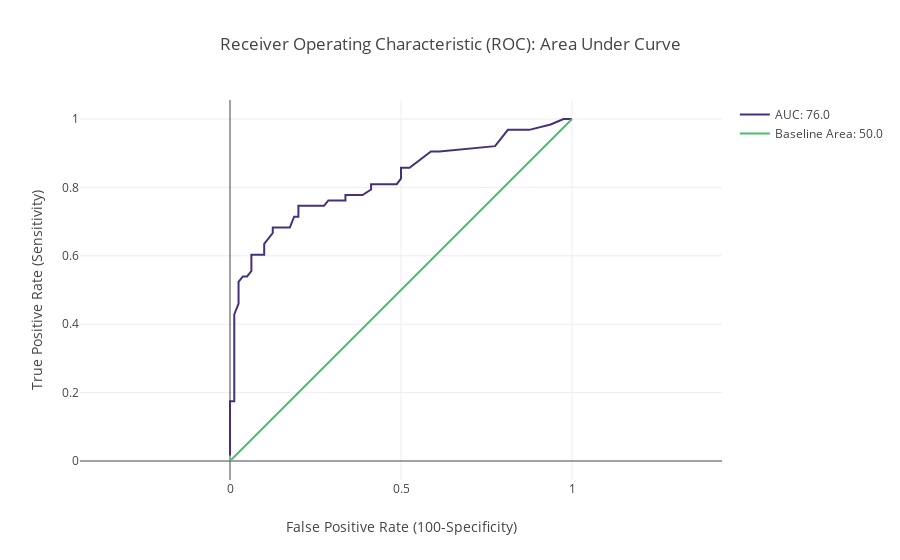

Notebook cell for this chart:
### Code cell
# ROC-AUC figure

roc_score=round(100*roc_auc_score(y_test, predictions),1)
trace0=go.Scatter(
        x=FPR, 
        y=TPR,
        mode='lines',
        name=f'AUC: {roc_score}',
        marker=dict(color=Viridis[10])
        )
trace1=go.Scatter(
        x=[0,1], 
        y=[0,1],
        mode='lines',
        name='Baseline Area: 50.0',
    marker=dict(color=Viridis[50])
        )
layout=go.Layout(
    title='Receiver Operating Characteristic (ROC): Area Under Curve',
    xaxis={'title': 'False Positive Rate (100-Specificity)','scaleratio': 1,'scaleanchor': 'y'},
    yaxis={'title': 'True Positive Rate (Sensitivity)'}
    )
data=[trace0, trace1]
fig = dict(data=data, layout=layout)
iplot(fig)

### Figure 1 — Plotly figure (JSON) as saved in the notebook; plotly's stock layout.template omitted (floating-point values rounded to 4 significant figures)
{"data": [{"marker": {"color": "#46307c"}, "mode": "lines", "name": "AUC: 76.0", "type": "scatter", "uid": "1a61002f-ff75-45ba-999a-d123ead43e98", "x": [0, 0, 0, 0, 0.0125, 0.0125, 0.0125, 0.0125, 0.0125, 0.0125, 0.0125, 0.025, 0.025, 0.025, 0.0375, 0.05, 0.0625, 0.0625, 0.0625, 0.0875, 0.1, 0.1, 0.125, 0.125, 0.1625, 0.175, 0.1875, 0.2, 0.2, 0.2625, 0.275, 0.2875, 0.325, 0.3375, 0.3375, 0.35, 0.3875, 0.4125, 0.4125, 0.4375, 0.45, 0.4875, 0.5, 0.5, 0.525, 0.5875, 0.6125, 0.775, 0.8125, 0.85, 0.875, 0.9375, 0.975, 1], "y": [0.01587, 0.04762, 0.09524, 0.1746, 0.1746, 0.2381, 0.2698, 0.2857, 0.3175, 0.3651, 0.4286, 0.4603, 0.4762, 0.5238, 0.5397, 0.5397, 0.5556, 0.5714, 0.6032, 0.6032, 0.6032, 0.6349, 0.6667, 0.6825, 0.6825, 0.6825, 0.7143, 0.7143, 0.746, 0.746, 0.746, 0.7619, 0.7619, 0.7619, 0.7778, 0.7778, 0.7778, 0.7937, 0.8095, 0.8095, 0.8095, 0.8095, 0.8254, 0.8571, 0.8571, 0.9048, 0.9048, 0.9206, 0.9683, 0.9683, 0.9683, 0.9841, 1, 1]}, {"marker": {"color": "#49be6e"}, "mode": "lines", "name": "Baseline Area: 50.0", "type": "scatter", "uid": "e63f4913-838b-46bb-9977-7925510003ba", "x": [0, 1], "y": [0, 1]}], "layout": {"title": {"text": "Receiver Operating Characteristic (ROC): Area Under Curve"}, "xaxis": {"scaleanchor": "y", "scaleratio": 1, "title": {"text": "False Positive Rate (100-Specificity)"}}, "yaxis": {"title": {"text": "True Positive Rate (Sensitivity)"}}}}
